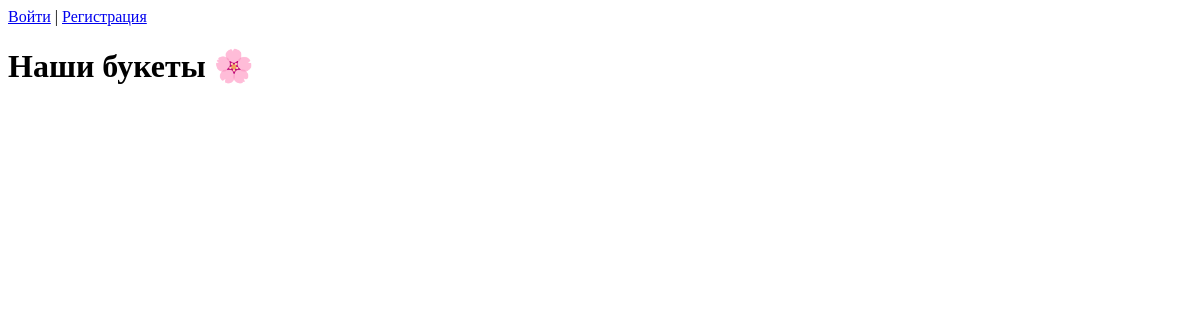
Before: / with the older database file.
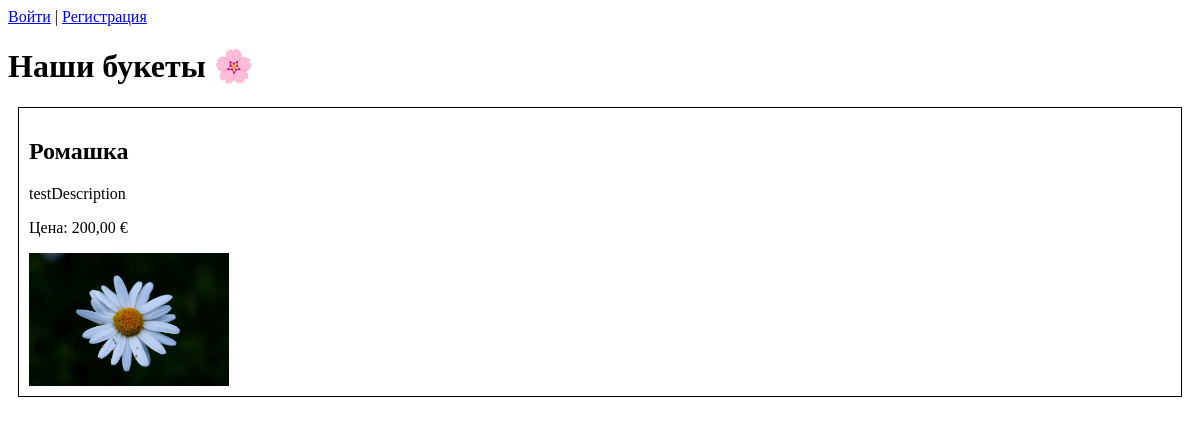
After: the same page with the newer database file.
### shop/models.py (models this page shows, shortened)
class Flower(models.Model):
    name = models.CharField(max_length=100)
    description = models.TextField()
    price = models.DecimalField(max_digits=8, decimal_places=2)
    stock = models.IntegerField()
    image = models.ImageField(upload_to='flowers/', null=True, blank=True)

### shop/views.py (the view)
# urls.py: path('', views.catalog, name='catalog'),
def catalog(request):
    flowers = Flower.objects.all()
    return render(request, 'shop/catalog.html', {'flowers': flowers})

### shop/templates/shop/catalog.html (shortened to what this page needs)
{% if user.is_authenticated %}
    Привет, {{ user.username }}!
    <a href="{% url 'logout' %}">Выйти</a>
{% else %}
    <a href="{% url 'login' %}">Войти</a> |
    <a href="{% url 'register' %}">Регистрация</a>
{% endif %}
<!DOCTYPE html>
<html>
<head>
</head>
<body>
    <h1>Наши букеты 🌸</h1>
    {% for flower in flowers %}
        <div style="border:1px solid black; margin:10px; padding:10px;">
            <h2>{{ flower.name }}</h2>
            <p>{{ flower.description }}</p>
            <p>Цена: {{ flower.price }} €</p>
            {% if flower.image %}
                <img src="{{ flower.image.url }}" width="200">
            {% endif %}
        </div>
    {% endfor %}
</body>
</html>

Changed rows visible on the page:
added Flower: name "Ромашка", description "testDescription", price "200,00", image (picture)
